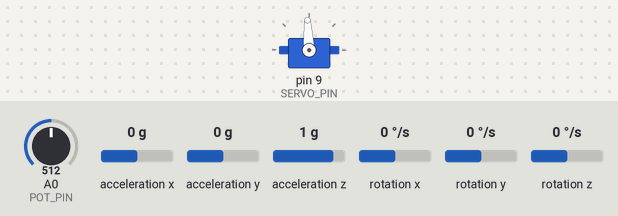
Simulated run of this sketch. Board: Arduino Uno, built with avr-gcc and run on an emulated ATmega328P. Shown: servo. The inputs (shaded band) are chosen by the test bench; at power-on: A0 (POT_PIN) = 512, acceleration x 0 g, acceleration y 0 g, acceleration z 1 g, rotation x 0 °/s, rotation y 0 °/s, rotation z 0 °/s. What the sketch prints to the serial monitor is not drawn.

Above: at 0.2 s.
At 11.3 s:
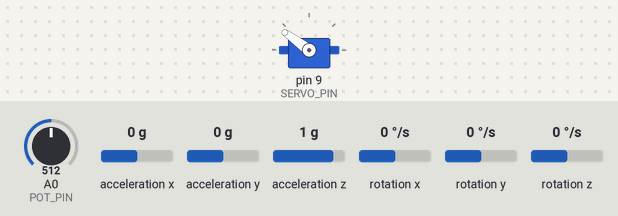
Timing chart, 0 to 12.8 s (numbered marks = the images above):
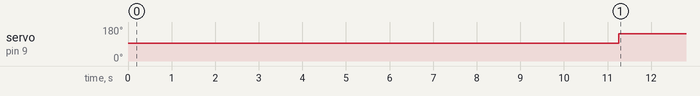

The sketch:

Identificacion_TP3.ino
```cpp
#include <Wire.h>
#include <MPU6050.h>
#include <Servo.h>

MPU6050 mpu;
Servo servo;

// ---------- Pines ----------
const int SERVO_PIN = 9;
const int POT_PIN   = A0;

// ---------- Calibración del potenciómetro ----------
const float A_cal = -0.27523f;
const float B_cal = 232.5688f;

float potToAngle(int adc) {
  return A_cal * adc + B_cal;
}

// ---------- Servo ----------
const int PWM_MIN = 700;
const int PWM_MAX = 2300;

int angToPWM(int angRef) {
  angRef = constrain(angRef, 0, 180);
  long us = map(angRef, 0, 180, PWM_MIN, PWM_MAX);
  return (int)us;
}

void moverServo_deg(int angRef) {
  servo.writeMicroseconds(angToPWM(angRef));
}

// ---------- Escalón ----------
const int SERVO_CENTER_DEG = 90;
const int STEP_DEG = 60;
const float T_STEP_S = 6.0f;

// ---------- Serial ----------
const long BAUD = 115200;

// ---------- Filtro complementario ----------
const float ALPHA_CF = 0.98f;
static float theta_cf_deg = 0.0f;
static bool  cf_init = false;
static unsigned long last_cf_ms = 0;

// ---------- Calibración IMU ----------
float gyro_bias_gx = 0.0f;
float accel_bias_deg = 0.0f;

void calibrarIMU(int N = 500) {
  Serial.println(F("# Calibrando IMU (mantener quieto)..."));
  long sum_gx = 0;
  float sum_acc = 0.0f;

  for (int i = 0; i < N; i++) {
    int16_t ax, ay, az, gx, gy, gz;
    mpu.getMotion6(&ax, &ay, &az, &gx, &gy, &gz);

    float ay_g = (float)ay / 16384.0f;
    float az_g = (float)az / 16384.0f;
    float theta_acc = atan2(ay_g, az_g) * 180.0f / PI;

    sum_gx += gx;
    sum_acc += theta_acc;
    delay(5);
  }

  gyro_bias_gx = (float)sum_gx / (float)N;
  accel_bias_deg = sum_acc / (float)N;

  Serial.print(F("# Gyro bias gx: ")); Serial.println(gyro_bias_gx, 2);
  Serial.print(F("# Accel bias: ")); Serial.println(accel_bias_deg, 2);
  Serial.println(F("# IMU calibrada."));
}

// ---------- Setup ----------
void setup() {
  Serial.begin(BAUD);
  Wire.begin();
  Wire.setClock(400000);
  mpu.initialize();
  delay(100);

  if (!mpu.testConnection()) {
    Serial.println("Error: MPU6050 no conectado");
    while (1) { delay(100); }
  }

  servo.attach(SERVO_PIN);
  moverServo_deg(SERVO_CENTER_DEG);
  delay(600);

  calibrarIMU();
  last_cf_ms = millis();

  // ---------- Encabezado CSV ----------
  Serial.println("t_s,phi_deg,theta_deg");
}

// ---------- Loop ----------
void loop() {
  static unsigned long t0_ms = millis();
  unsigned long now_ms = millis();
  float t_s = (now_ms - t0_ms) / 1000.0f;

  // ---------- Escalón ----------
  int phi_ref_deg = (t_s >= T_STEP_S) ?
                     (SERVO_CENTER_DEG + STEP_DEG) :
                     SERVO_CENTER_DEG;
  moverServo_deg(phi_ref_deg);

  // ---------- Lectura potenciómetro ----------
  int adc_pot = analogRead(POT_PIN);
  float phi_deg = potToAngle(adc_pot);

  // ---------- Lectura IMU ----------
  int16_t ax, ay, az, gx, gy, gz;
  mpu.getMotion6(&ax, &ay, &az, &gx, &gy, &gz);

  float ay_g = (float)ay / 16384.0f;
  float az_g = (float)az / 16384.0f;
  float theta_acc_deg = atan2(ay_g, az_g) * 180.0f / PI - accel_bias_deg;

  float gx_dps = ((float)gx - gyro_bias_gx) / 131.0f;
  float dt_cf = (millis() - last_cf_ms) / 1000.0f;
  if (dt_cf > 0.1f) dt_cf = 0.01f;

  if (!cf_init) {
    theta_cf_deg = theta_acc_deg;
    cf_init = true;
  } else {
    float pred = theta_cf_deg + gx_dps * dt_cf;
    theta_cf_deg = ALPHA_CF * pred + (1.0f - ALPHA_CF) * theta_acc_deg;
  }
  last_cf_ms = millis();

  // ---------- Envío CSV (solo t, φ, θ) ----------
  Serial.print(t_s, 3); Serial.print(",");
  Serial.print(phi_deg, 3); Serial.print(",");
  Serial.println(theta_cf_deg, 3);

  delay(10); // ~100 Hz
}
```

Measured:
- by itself, servo on pin 9 (SERVO_PIN): 93° → 144° at 11.3 s
